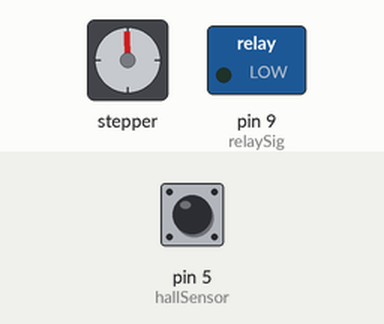
This sketch was run on a simulated Arduino Uno, built with avr-gcc and run on an emulated ATmega328P. On the bench: stepper motor, switched loads named in the sketch (green lamp = pin HIGH). Wiring (inferred from the names in the program): stepper motor driver (200 steps per turn assumed): step pin 7; direction pin 6. Inputs (shaded band) come from the test bench; at power-on: pin 5 (hallSensor) LOW. Pins used as bus, display or sensor lines are not drawn.

Above: at 1.2 s.
1.3 s: pin 5 (hallSensor) driven HIGH
At 3.7 s:
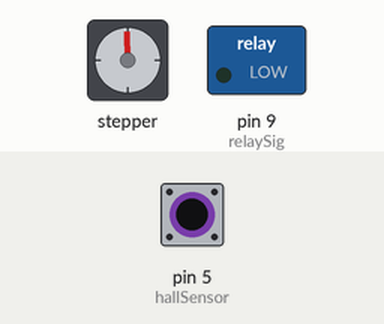
4.3 s: pin 5 (hallSensor) pulsed LOW 2 times (0.12 s each, 0.3 s apart)
At 7.0 s:
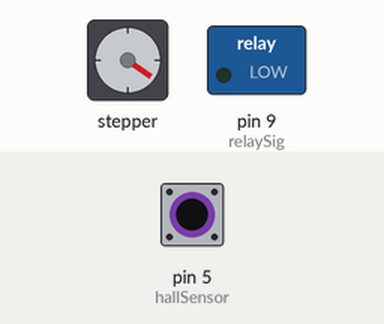
10.9 s: pin 5 (hallSensor) driven LOW
13.9 s: pin 5 (hallSensor) driven HIGH
At 34.6 s:
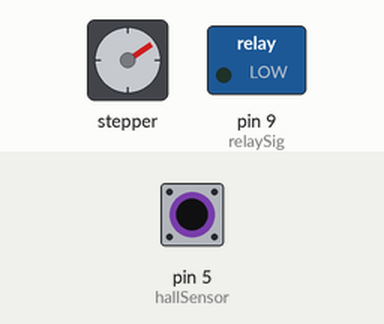
Timing chart, 0 to 64.4 s (numbered marks = the images above; inputs shaded):
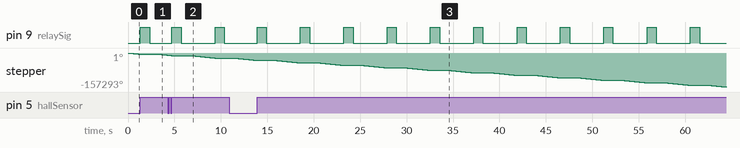

The sketch:

master.ino
```cpp
#define dirPin 6
#define pulPin 7
#define hallSensor 5
#define relaySig 9


int hallSensorReading =0;
int dir = 0;
int speed = 200;
int turn=LOW;

void setup() {

  Serial.begin(9600);
  // Declare pins as output:
  pinMode(pulPin, OUTPUT);
  pinMode(dirPin, OUTPUT);
  pinMode(relaySig, OUTPUT);
  pinMode(hallSensor, INPUT);
  digitalWrite(dirPin, dir);

  turn=HIGH; // Initially turn irrespective of location

}

void loop() {


 if(turn){
  runMotor(dir, speed);
 }

// Disk has reached correct position. Filling starts
 digitalWrite(relaySig,HIGH); // Pump ON
 delay(1000); // Run pump for 1000ms
 digitalWrite(relaySig,LOW); // Pump OFF
 delay(1000);

 turn = HIGH; // Start Turning
 hallSensorReading = 0;

}

void runMotor(int dir, int speed){

    for (int i=0; i<6400; i++)    //Forward 5000 steps
  {
    // Check for position
    hallSensorReading = digitalRead(hallSensor);
    if(hallSensorReading == 1 && !turn && i>3200) break; // Stop if correct position

    digitalWrite(dirPin,LOW);
    digitalWrite(pulPin,HIGH);
    delayMicroseconds(speed);
    digitalWrite(pulPin,LOW);
    delayMicroseconds(speed);

    if(hallSensorReading == 0) turn = LOW;
  }

}
```

Measured:
- by itself, pin 9 (relaySig): alternates HIGH for 1.0 s and LOW for 3.7 s
